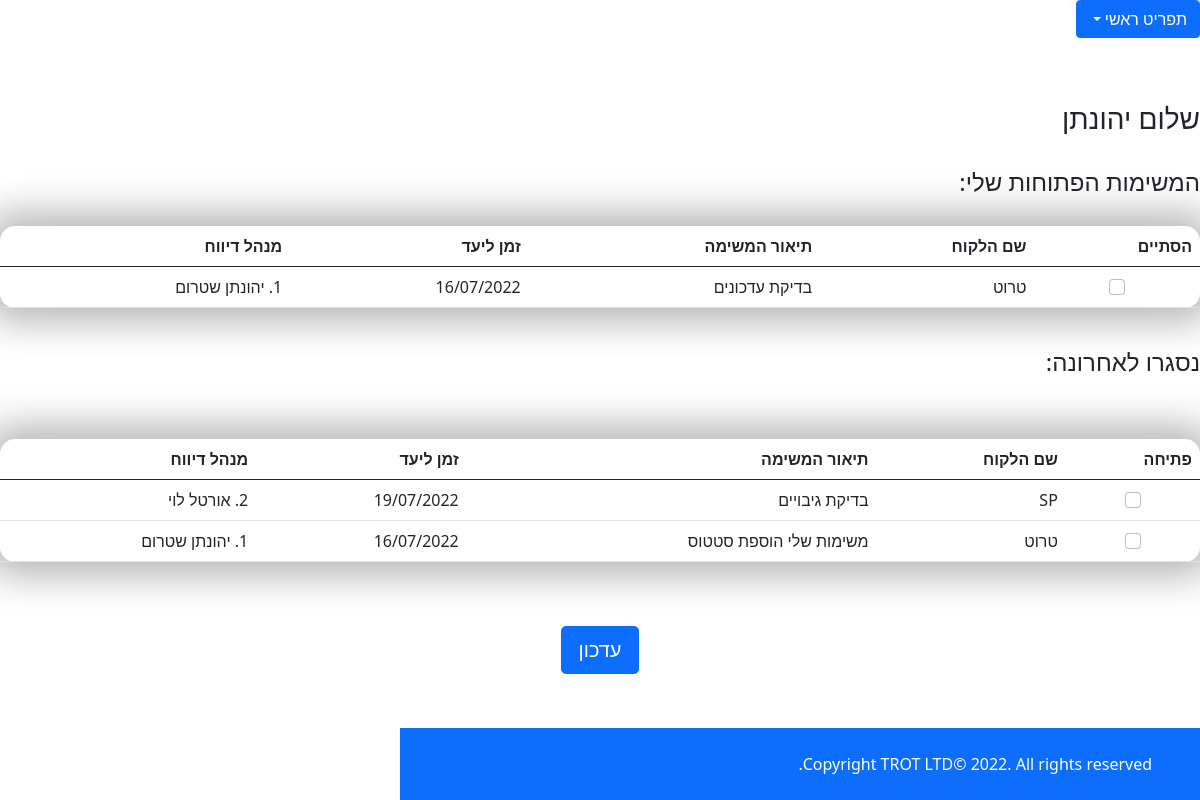
Before: /home (signed in) with the older database file.
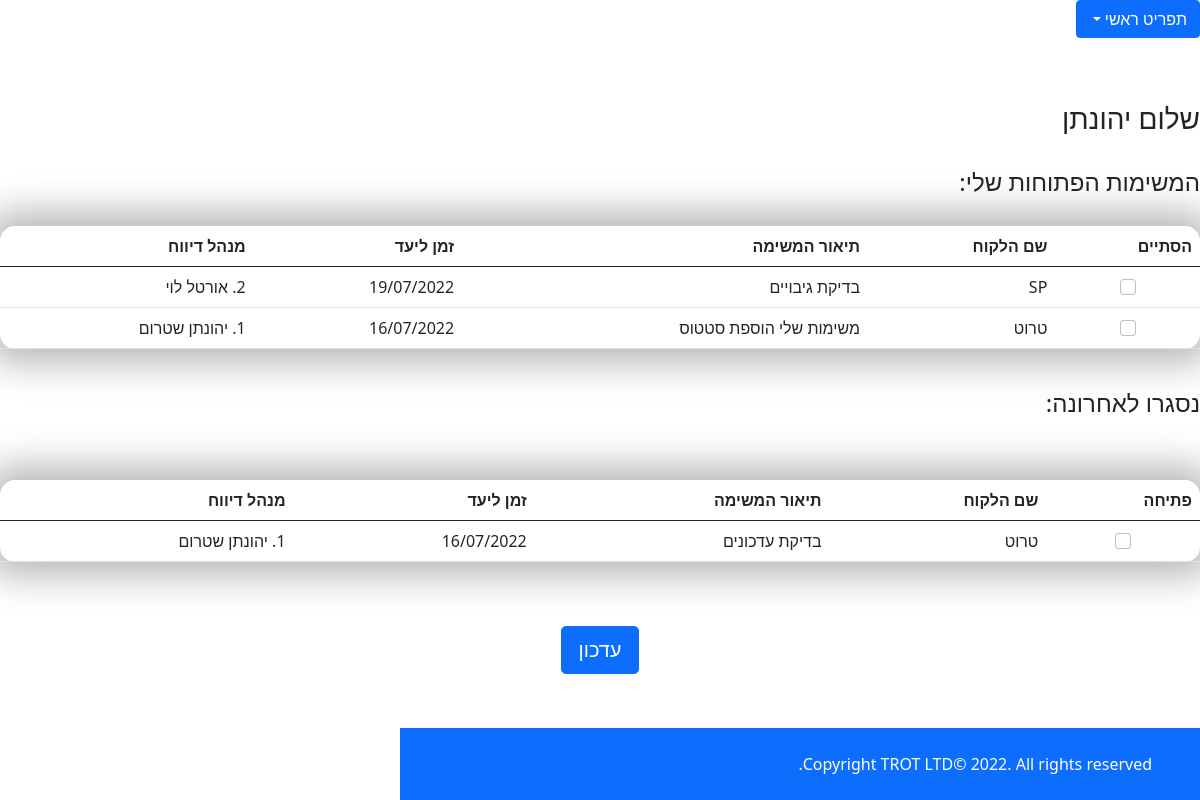
After: the same page with the newer database file.
### taskManager/models.py (models this page shows, shortened)
class Tasks(db.Model):
    id = db.Column(db.Integer, primary_key=True)
    assignTo = db.Column(db.String(20))
    description = db.Column(db.String(20))
    customer = db.Column(db.String(100))
    deadline = db.Column(db.String(12))
    reportTo = db.Column(db.String(20))
    employee_id = db.Column(db.Integer, db.ForeignKey('employees.id'), nullable=False)
    status = db.Column(db.String(20), nullable=True, default="פתוח")

### taskManager/routes.py (the view, shortened to what this page needs)
@main.route('/home', methods=('GET', 'POST'))
@login_required
def home():
    form = HomeSubmit()
    if 'username' in session:
        username = session['username']
        email = session['email']
        employeeID = Employees.query.filter_by(email=email).first_or_404()
        tasks = Tasks.query.filter_by(employee_id=employeeID.id, status='משימה פתוחה').all()
        closedTasks = Tasks.query.filter_by(employee_id=employeeID.id, status='משימה נסגרה').limit(3).all()
    return render_template('home.html', employeeID=employeeID, tasks=tasks, form=form, closedTasks=closedTasks)

### taskManager/forms.py
class HomeSubmit(FlaskForm):
    submit = SubmitField('עדכון')

### taskManager/models.py (called while the page is built)
@login_manager.user_loader
def load_user(user_id):
    return Users.query.get(user_id)

### taskManager/templates/home.html (shortened to what this page needs)
{% extends 'menu.html' %}
{% block extracss %}
    <link href="../static/style.css" rel="stylesheet">
    <link href="../static/table.css" rel="stylesheet">
{% endblock %}
{% block content %}
        <form method="POST" action="">
    {% block table %}
        <h3> שלום {{ session.username }} </h3>
        <h4>המשימות הפתוחות שלי:</h4>
    <table class="table">
     <thead class="thead-dark">
        <tr>
            <th scope="col">הסתיים</th>
            <th scope="col">שם הלקוח</th>
            <th scope="col">תיאור המשימה</th>
            <th scope="col">זמן ליעד</th>
            <th scope="col">מנהל דיווח</th>
        </tr>
     </thead>
 <tbody>
 {%- for row in tasks %}
    <tr>
        <td class="complete">
            <input class="form-check-input {{ row.id }}" type="checkbox" value="{{ row.id }}" id="flexCheckDefault" name="task-checkbox">
       </td>
       <td>
           {{ row.customer}}
       </td>
           <td>
           {{ row.description}}
       </td>
        <td>
           {{ row.deadline}}
       </td>
            <td>
           {{ row.reportTo}}
       </td>
    </tr>
 {%- endfor %}
 </tbody>
    </table>
<br>
<h4> נסגרו לאחרונה:</h4>
        <br>
    <table class="table">
     <thead class="thead-dark">
        <tr>
            <th scope="col">פתיחה</th>
            <th scope="col">שם הלקוח</th>
            <th scope="col">תיאור המשימה</th>
            <th scope="col">זמן ליעד</th>
            <th scope="col">מנהל דיווח</th>
        </tr>
     </thead>
 <tbody>
 {%- for row in closedTasks %}
    <tr>
        <td class="complete">
            <input class="form-check-input {{ row.id }}" type="checkbox" value="{{ row.id }}" id="flexCheckDefault" name="closetask-checkbox">
       </td>
       <td>
           {{ row.customer}}
       </td>
           <td>
           {{ row.description}}
       </td>
        <td>
           {{ row.deadline}}
       </td>
            <td>
           {{ row.reportTo}}
       </td>
    </tr>
 {%- endfor %}
 </tbody>
 </table>
{% endblock table %}
        <div class="text-center">
            {{ form.submit(class_="btn btn-primary btn-lg") }}
        </div>
    </form>
{% endblock content %}

### taskManager/templates/menu.html (shortened to what this page needs)
{% extends'formBase.html' %}
{% block menu %}
    <div class="btn-group menu">
        <div class="dropdown">
            <button class="btn btn-primary dropdown-toggle" type="button" id="dropdown" data-bs-toggle="dropdown"
                    aria-expanded="false">
                תפריט ראשי
            </button>
        </div>
    </div>
{% endblock menu %}

### taskManager/templates/formBase.html (shortened to what this page needs)
{% extends 'base.html' %}
{% block footer %}
    <div id="footer" class="h-100 d-flex flex-column justify-content-end text-md-end  py-4 px-4 px-xl-5 bg-primary">
        <div class="text-white mb-3 mb-md-0">
            Copyright TROT LTD© 2022. All rights reserved.
        </div>
    </div>
{% endblock footer %}

### taskManager/templates/base.html (shortened to what this page needs)
<!DOCTYPE html>
<html lang="he" dir="rtl">
<link href="https://cdn.jsdelivr.net/npm/bootstrap@5.0.2/dist/css/bootstrap.min.css" rel="stylesheet">
<body class="d-flex flex-column min-vh-100">
{% block menu %} {% endblock menu %}
{%  block content %}
{% endblock content %}
{% block footer %}
{% endblock footer %}
</body>
<head>
  {% block extracss %} {% endblock extracss %}
    <link rel="stylesheet" href="../static/style.css">
  </head>
</html>

### taskManager/static/style.css (style rules this page uses)
html, body { width: 100%; height: 100%; }
body { direction: rtl; align-items: stretch; flex-direction: column; display: flex; flex-grow: 1; flex-shrink: 0; flex: 1 0 auto; }
#footer { flex:0; height: 100vh; width: 100vh; margin-top: auto; flex-shrink: 0; }

### taskManager/static/table.css (style rules this page uses)
table { background-color: transparent; margin: 30px auto; border-collapse: separate; border-spacing: 0; box-shadow: 0px 0px 36px 15px rgba(0, 0, 0, 0.28); border-radius: 15px; }
tr td { background-color: #fff; padding: 20px; }
.complete { align-items: center; justify-content: center; text-align: center; }

Changed rows visible on the page:
changed Tasks "SP": moves from the list under "נסגרו לאחרונה:" to the list under "המשימות הפתוחות שלי:"
changed Tasks "משימות שלי הוספת סטטוס": moves from the list under "נסגרו לאחרונה:" to the list under "המשימות הפתוחות שלי:"
changed Tasks "בדיקת עדכונים": moves from the list under "המשימות הפתוחות שלי:" to the list under "נסגרו לאחרונה:"
